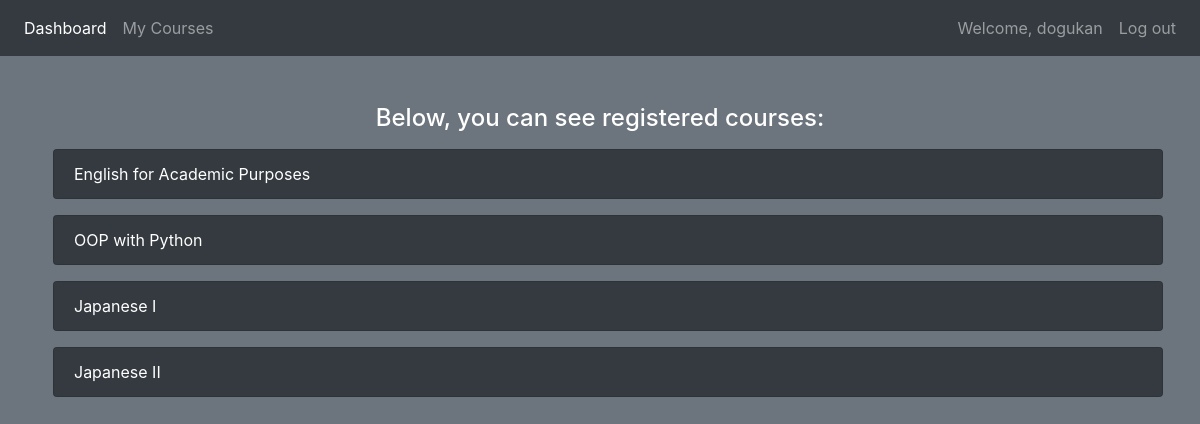
The page /my_courses/ (signed in) on the database as committed earlier.
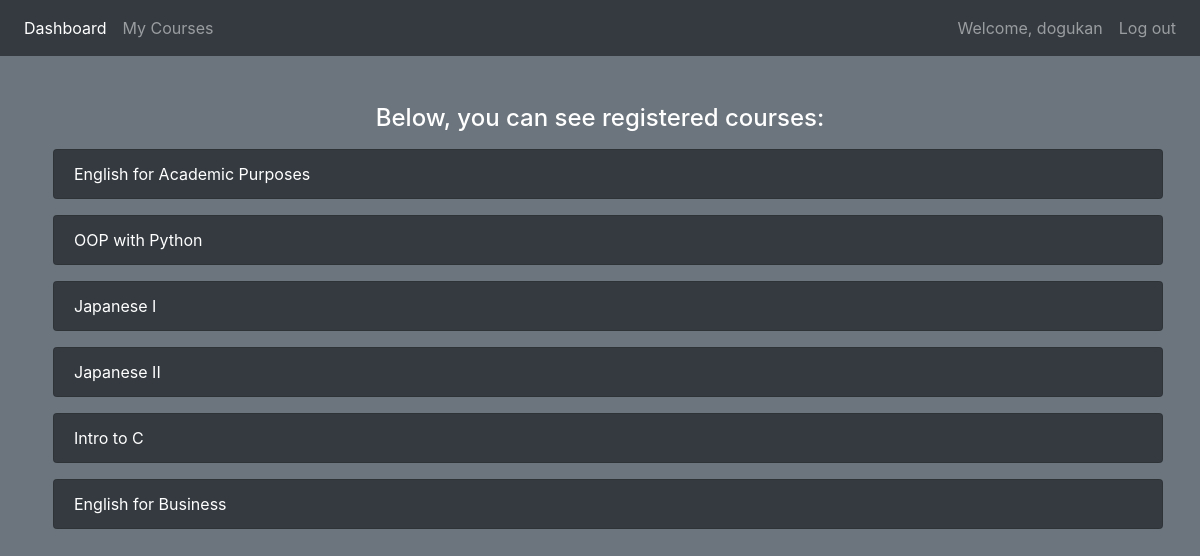
The same page on the database as committed later.
### courses/models.py (models this page shows, shortened)
class Course(models.Model):
    DANCE = "Dance"
    PROG = "Programming"
    LANG = "Language"
    TYPES = [
        (DANCE, "Dance"),
        (PROG, "Programming"),
        (LANG, "Language"),
    ]
    name = models.CharField(max_length=100)
    desc = models.TextField()
    type = models.CharField(max_length=15, choices=TYPES, default=DANCE)
    due_date = models.DateTimeField()
    active = models.BooleanField(default=True)
    price = models.DecimalField(max_digits=5, decimal_places=2)
    students = models.ManyToManyField(User, blank=True)
    def __str__(self):
        return self.name

### courses/views.py (the view)
# urls.py: path('my_courses/', views.my_courses, name='my_courses'),
@login_required(login_url='login')
def my_courses(request):
    user = User.objects.get(username=request.user)
    registered_courses = user.course_set.all()
    return render(request, 'courses/my_courses.html', { 'registered_courses': registered_courses })

### courses/templates/courses/my_courses.html
{% extends 'courses/base.html' %}
{% block content %}
<div class="container pt-5">
    <div class="container-fluid">
        <h4 class="text-white text-center">Below, you can see registered courses:</h4>
    </div>
    {% for course in registered_courses %}
  <div class="list-group">
    <a href="{% url 'course_detail' course.id %}" class="list-group-item list-group-item-action bg-dark m-2 text-white">{{ course }}</a>
  </div>
  {% endfor %}
</div>
{% endblock %}

Rows that differ between the two databases and show on the page:
now on this page (row edited): Course: name "Intro to C"
now on this page (row edited): Course: name "English for Business"
